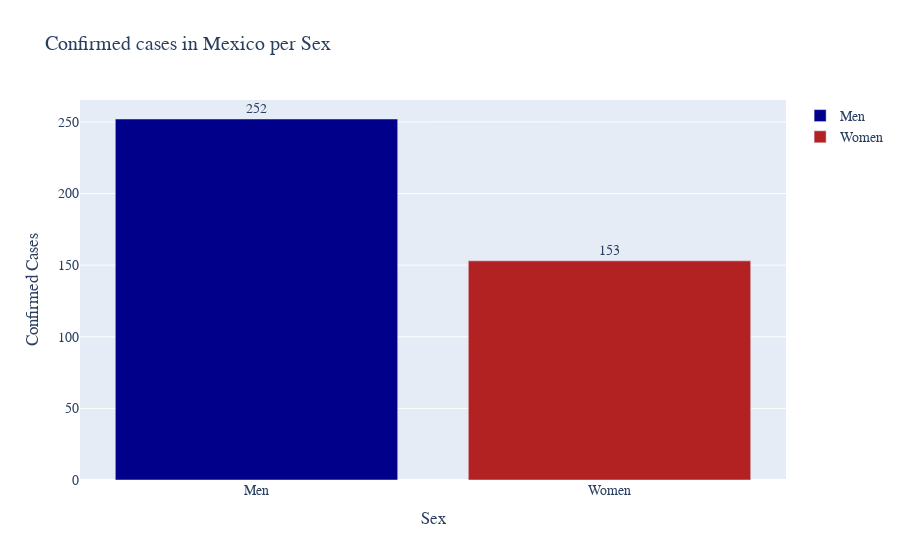

This figure's notebook cell:
### Code cell
y = list(df['Sex'].value_counts())
x = ['Men','Women']

colors = ['darkblue','firebrick']

fig = go.Figure()

for xi,yi,color in zip(x,y,colors):
    fig.add_trace(
        go.Bar(
            name=xi,
            x=[xi],
            y=[yi],
            marker_color=[color]
        )
    )

annotations=[]
for yi,xi in zip(y,x):
    annotations.append(
        dict(
            x=xi,
            y=yi,
            #xref="x",
            #yref="y",
            text='{}'.format(int(yi)),
            yshift=10,
            showarrow=False,
            #arrowhead=7
        )
    )

fig.update_layout(
    title='Confirmed cases in Mexico per Sex',
    xaxis_title="Sex",
    yaxis_title="Confirmed Cases",
    font=dict(
        family="Arial, bold",
        size=14,
        #color="auto"
    ),
    annotations=annotations,
    colorscale=dict(
        sequential='rdbu'
    )
)
fig.write_image("figs/bar_mexico_sex.png")
fig.show()

### Figure 1 — Plotly figure (JSON) as saved in the notebook; plotly's stock layout.template omitted (floating-point values rounded to 4 significant figures)
{"data": [{"marker": {"color": ["darkblue"]}, "name": "Men", "type": "bar", "x": ["Men"], "y": [252]}, {"marker": {"color": ["firebrick"]}, "name": "Women", "type": "bar", "x": ["Women"], "y": [153]}], "layout": {"annotations": [{"showarrow": false, "text": "252", "x": "Men", "y": 252, "yshift": 10}, {"showarrow": false, "text": "153", "x": "Women", "y": 153, "yshift": 10}], "colorscale": {"sequential": [[0, "rgb(103,0,31)"], [0.1, "rgb(178,24,43)"], [0.2, "rgb(214,96,77)"], [0.3, "rgb(244,165,130)"], [0.4, "rgb(253,219,199)"], [0.5, "rgb(247,247,247)"], [0.6, "rgb(209,229,240)"], [0.7, "rgb(146,197,222)"], [0.8, "rgb(67,147,195)"], [0.9, "rgb(33,102,172)"], [1, "rgb(5,48,97)"]]}, "font": {"family": "Arial, bold", "size": 14}, "title": {"text": "Confirmed cases in Mexico per Sex"}, "xaxis": {"title": {"text": "Sex"}}, "yaxis": {"title": {"text": "Confirmed Cases"}}}}
